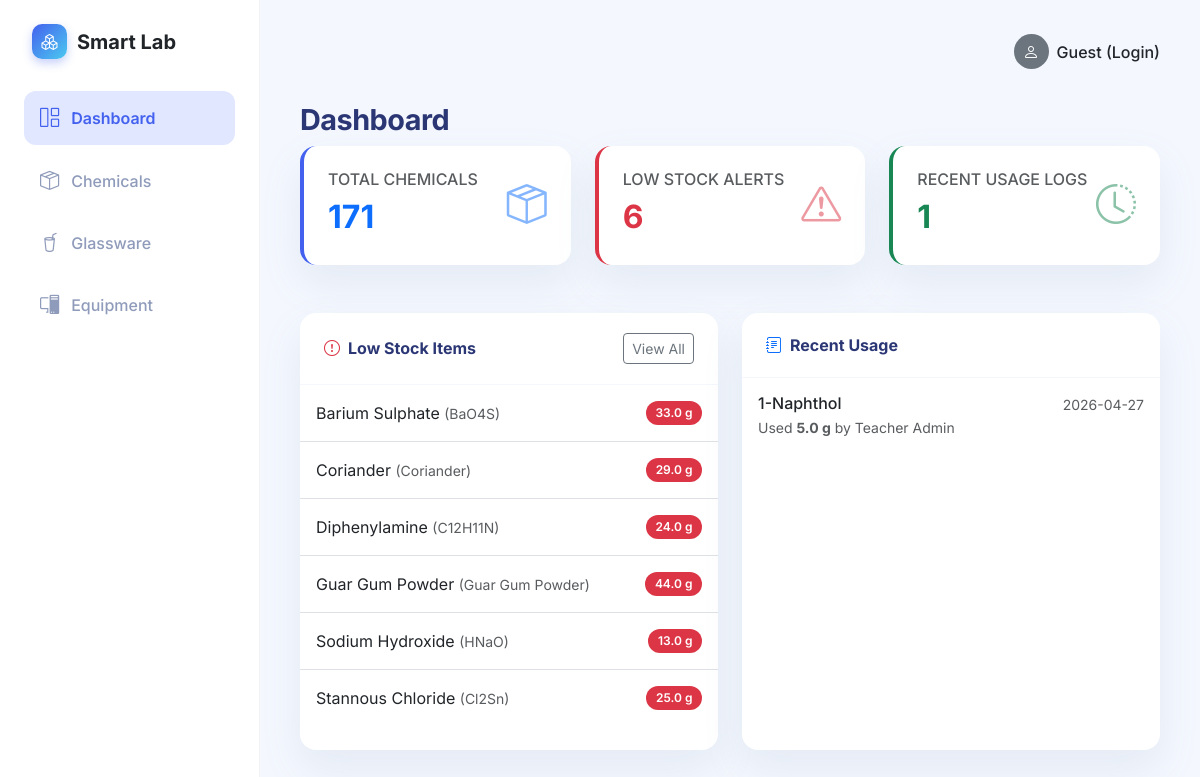
The page / on the database its author committed.
### app.py (models this page shows)
class Chemical(db.Model):
    id = db.Column(db.Integer, primary_key=True)
    name = db.Column(db.String(150), nullable=False)
    formula = db.Column(db.String(100), nullable=False)
    cas_number = db.Column(db.String(50), nullable=True)
    quantity = db.Column(db.Float, nullable=False, default=0.0)
    unit = db.Column(db.String(20), nullable=False)
    location = db.Column(db.String(100), nullable=False)
    expiry_date = db.Column(db.Date, nullable=True)
    hazard_category = db.Column(db.String(100), nullable=True)
    category = db.Column(db.String(50), default='Chemicals') # New: Chemicals, Reagents, Indicators, Miscellaneous
    logs = db.relationship('UsageLog', backref='chemical', lazy=True, cascade="all, delete-orphan")

class UsageLog(db.Model):
    id = db.Column(db.Integer, primary_key=True)
    chemical_id = db.Column(db.Integer, db.ForeignKey('chemical.id'), nullable=False)
    user_name = db.Column(db.String(100), nullable=False)
    quantity_used = db.Column(db.Float, nullable=False)
    purpose = db.Column(db.String(255), nullable=False)
    date = db.Column(db.DateTime, nullable=False, default=datetime.utcnow)

### app.py (the view)
@app.route('/')
def dashboard():
    total_chemicals = Chemical.query.count()
    low_stock_chemicals = Chemical.query.filter(Chemical.quantity < 50).all()
    recent_logs = UsageLog.query.order_by(UsageLog.date.desc()).limit(5).all()
    return render_template('dashboard.html',
                           total_chemicals=total_chemicals,
                           low_stock_chemicals=low_stock_chemicals,
                           recent_logs=recent_logs)

### templates/dashboard.html (shortened to what this page needs)
{% extends 'base.html' %}
{% block content %}
<h2 class="page-title">Dashboard</h2>
<div class="row mb-4">
    <div class="col-md-4">
        <div class="card stat-card p-4">
            <div class="d-flex justify-content-between align-items-center">
                <div>
                    <h6 class="text-muted text-uppercase mb-1">Total Chemicals</h6>
                    <div class="stat-value text-primary">{{ total_chemicals }}</div>
                </div>
                <div class="fs-1 text-primary opacity-50">
                    <i class="bi bi-box-seam"></i>
                </div>
            </div>
        </div>
    </div>
    <div class="col-md-4">
        <div class="card stat-card-danger p-4">
            <div class="d-flex justify-content-between align-items-center">
                <div>
                    <h6 class="text-muted text-uppercase mb-1">Low Stock Alerts</h6>
                    <div class="stat-value text-danger">{{ low_stock_chemicals|length }}</div>
                </div>
                <div class="fs-1 text-danger opacity-50">
                    <i class="bi bi-exclamation-triangle"></i>
                </div>
            </div>
        </div>
    </div>
    <div class="col-md-4">
        <div class="card p-4 border-start border-success border-4">
            <div class="d-flex justify-content-between align-items-center">
                <div>
                    <h6 class="text-muted text-uppercase mb-1">Recent Usage logs</h6>
                    <div class="stat-value text-success">{{ recent_logs|length }}</div>
                </div>
                <div class="fs-1 text-success opacity-50">
                    <i class="bi bi-clock-history"></i>
                </div>
            </div>
        </div>
    </div>
</div>
<div class="row">
    <div class="col-md-6 mb-4">
        <div class="card h-100">
            <div class="card-header d-flex justify-content-between align-items-center">
                <span><i class="bi bi-exclamation-circle text-danger me-2"></i>Low Stock Items</span>
                <a href="{{ url_for('chemicals') }}" class="btn btn-sm btn-outline-secondary">View All</a>
            </div>
            <div class="card-body p-0">
                {% if low_stock_chemicals %}
                <ul class="list-group list-group-flush">
                    {% for chem in low_stock_chemicals %}
                    <li class="list-group-item d-flex justify-content-between align-items-center p-3">
                        <div>
                            <fw-bold>{{ chem.name }}</fw-bold> <small class="text-muted">({{ chem.formula }})</small>
                        </div>
                        <span class="badge bg-danger rounded-pill">{{ chem.quantity }} {{ chem.unit }}</span>
                    </li>
                    {% endfor %}
                </ul>
                {% else %}
                <div class="p-4 text-center text-muted">
                    <i class="bi bi-check-circle fs-3 d-block mb-2 text-success"></i>
                    All chemicals are sufficiently stocked.
                </div>
                {% endif %}
            </div>
        </div>
    </div>
    <div class="col-md-6 mb-4">
        <div class="card h-100">
            <div class="card-header d-flex justify-content-between align-items-center">
                <span><i class="bi bi-journal-text text-primary me-2"></i>Recent Usage</span>
            </div>
            <div class="card-body p-0">
                {% if recent_logs %}
                <ul class="list-group list-group-flush">
                    {% for log in recent_logs %}
                    <li class="list-group-item p-3">
                        <div class="d-flex w-100 justify-content-between">
                            <h6 class="mb-1">{{ log.chemical.name }}</h6>
                            <small class="text-muted">{{ log.date.strftime('%Y-%m-%d') }}</small>
                        </div>
                        <p class="mb-1 text-muted small">
                            Used <strong>{{ log.quantity_used }} {{ log.chemical.unit }}</strong> by {{ log.user_name }}
                        </p>
                    </li>
                    {% endfor %}
                </ul>
                {% else %}
                <div class="p-4 text-center text-muted">
                    No recent usage logged.
                </div>
                {% endif %}
            </div>
        </div>
    </div>
</div>
{% endblock %}

### templates/base.html (shortened to what this page needs)
<!DOCTYPE html>
<html lang="en">
<head>
    <link href="https://cdn.jsdelivr.net/npm/bootstrap@5.3.0/dist/css/bootstrap.min.css" rel="stylesheet">
    <link rel="stylesheet" href="{{ url_for('static', filename='css/style.css') }}">
    <link rel="stylesheet" href="https://cdn.jsdelivr.net/npm/bootstrap-icons@1.10.5/font/bootstrap-icons.css">
</head>
<body>
<div class="app-container">
    <nav class="sidebar">
        <div class="sidebar-header">
            <a class="navbar-brand d-flex align-items-center morph-logo" href="{{ url_for('dashboard') }}">
                <div class="logo-icon me-2"><i class="bi bi-boxes text-white"></i></div>
                <div class="logo-text-container">
                    <span class="logo-text main-text fs-5 fw-bold text-dark">Smart Lab</span>
                </div>
            </a>
        </div>
        <ul class="nav flex-column sidebar-nav mt-3">
            <li class="nav-item">
                <a class="nav-link {% if request.endpoint == 'dashboard' %}active{% endif %}" href="{{ url_for('dashboard') }}">
                    <i class="bi bi-grid-1x2"></i> Dashboard
                </a>
            </li>
            <li class="nav-item">
                <a class="nav-link {% if request.endpoint == 'chemicals' or request.endpoint == 'add_chemical' or request.endpoint == 'chemical_detail' %}active{% endif %}" href="{{ url_for('chemicals') }}">
                    <i class="bi bi-box-seam"></i> Chemicals
                </a>
            </li>
            <li class="nav-item">
                <a class="nav-link {% if request.endpoint == 'glassware' %}active{% endif %}" href="{{ url_for('glassware') }}">
                    <i class="bi bi-cup-straw"></i> Glassware
                </a>
            </li>
            <li class="nav-item">
                <a class="nav-link {% if request.endpoint == 'equipment' %}active{% endif %}" href="{{ url_for('equipment') }}">
                    <i class="bi bi-pc-display"></i> Equipment
                </a>
            </li>
        </ul>
    </nav>
    <main class="main-content">
        <header class="top-header d-flex justify-content-between align-items-center mb-4">
            <div class="user-profile dropdown" style="cursor: pointer;">
                <div class="d-flex align-items-center" {% if current_user.is_authenticated %}data-bs-toggle="dropdown"{% else %}data-bs-toggle="modal" data-bs-target="#loginModal"{% endif %}>
                    {% if current_user.is_authenticated %}
                    <div class="avatar bg-success text-white rounded-circle d-flex align-items-center justify-content-center fw-bold me-2" style="width: 35px; height: 35px;">{{ current_user.username[0]|upper }}</div>
                    <span class="fw-medium text-dark dropdown-toggle">{{ current_user.username|capitalize }}</span>
                    {% else %}
                    <div class="avatar bg-secondary text-white rounded-circle d-flex align-items-center justify-content-center fw-bold me-2" style="width: 35px; height: 35px;"><i class="bi bi-person"></i></div>
                    <span class="fw-medium text-dark">Guest (Login)</span>
                    {% endif %}
                </div>
            </div>
        </header>
        <div class="content-wrapper">
            {% block content %}{% endblock %}
        </div>
    </main>
</div>
</body>
</html>

### static/css/style.css (style rules this page uses)
:root { --primary-blue: #4361ee; --primary-hover: #3a56d4; --secondary-color: #e0e7ff; --soft-bg: #f4f7fe; --card-bg: #ffffff; --text-main: #2b3674; --text-muted: #a3aed1; --sidebar-width: 260px; --card-shadow: 0px 18px 40px rgba(112, 144, 176, 0.12); --border-radius: 16px; }
body { background-color: var(--soft-bg); font-family: 'Inter', -apple-system, BlinkMacSystemFont, "Segoe UI", Roboto, "Helvetica Neue", Arial, sans-serif; color: var(--text-main); overflow-x: hidden; }
.app-container { display: flex; min-height: 100vh; }
.sidebar { width: var(--sidebar-width); background-color: var(--card-bg); border-right: 1px solid rgba(0,0,0,0.05); position: fixed; top: 0; left: 0; height: 100vh; z-index: 1000; padding: 1.5rem; transition: transform 0.3s ease; }
.sidebar-header { margin-bottom: 2rem; padding-left: 0.5rem; }
.logo-icon { background: linear-gradient(135deg, #4361ee, #4cc9f0); border-radius: 10px; width: 35px; height: 35px; display: flex; align-items: center; justify-content: center; box-shadow: 0 4px 10px rgba(67, 97, 238, 0.3); }
.morph-logo { text-decoration: none !important; }
.logo-text-container { position: relative; height: 28px; overflow: hidden; width: 140px; margin-left: 2px; }
.logo-text { display: block; height: 100%; line-height: 28px; transition: transform 0.4s cubic-bezier(0.175, 0.885, 0.32, 1.275); white-space: nowrap; }
.sidebar-nav .nav-link { color: #8f9bba; font-weight: 500; padding: 0.8rem 1rem; border-radius: 12px; margin-bottom: 0.5rem; display: flex; align-items: center; transition: all 0.2s ease; }
.sidebar-nav .nav-link i { margin-right: 12px; font-size: 1.2rem; }
.sidebar-nav .nav-link.active { color: var(--primary-blue); background-color: var(--secondary-color); font-weight: 600; }
.main-content { flex: 1; margin-left: var(--sidebar-width); padding: 1.5rem 2.5rem; display: flex; flex-direction: column; }
.top-header { padding: 10px 0; }
.card { border: none; border-radius: var(--border-radius); box-shadow: var(--card-shadow); background-color: var(--card-bg); margin-bottom: 1.5rem; }
.card-header { background-color: transparent; border-bottom: 1px solid #f4f7fe; font-weight: 700; color: var(--text-main); padding: 1.25rem 1.5rem; border-radius: var(--border-radius) var(--border-radius) 0 0 !important; }
.card-body { padding: 1.5rem; }
.badge { padding: 0.5em 0.8em; font-weight: 600; border-radius: 8px; }
.page-title { font-weight: 700; color: var(--text-main); font-size: 1.8rem; letter-spacing: -0.5px; }
* { transition: background-color 0.2s ease, border-color 0.2s ease; }
.main-content { animation: pageEntrance 0.6s cubic-bezier(0.23, 1, 0.32, 1); }
.sidebar-nav .nav-link { position: relative; z-index: 1; }
.sidebar-nav .nav-link::after { content: ''; position: absolute; top: 0; left: 0; height: 100%; width: 0; background: linear-gradient(90deg, rgba(67, 97, 238, 0.1) 0%, rgba(67, 97, 238, 0) 100%); border-radius: 12px; transition: width 0.4s cubic-bezier(0.23, 1, 0.32, 1); z-index: -1; }
.sidebar-nav .nav-link i { transition: transform 0.3s cubic-bezier(0.34, 1.56, 0.64, 1); }
.card { transition: transform 0.4s cubic-bezier(0.34, 1.56, 0.64, 1), box-shadow 0.4s ease !important; }
.btn { transition: all 0.3s cubic-bezier(0.23, 1, 0.32, 1) !important; }
.stat-card { overflow: hidden; }
.stat-card::before { content: ''; position: absolute; top: 0; left: 0; width: 100%; height: 100%; background: linear-gradient(45deg, transparent, rgba(255,255,255,0.4), transparent); transform: translateX(-100%); transition: transform 0.6s ease; }
.stat-card { border-left: 4px solid var(--primary-blue); position: relative; }
.stat-card-danger { border-left: 4px solid #dc3545; }
.stat-value { font-size: 2rem; font-weight: 700; color: var(--text-main); }
body::before { content: ''; position: fixed; top: 0; left: 0; width: 100%; height: 3px; background: linear-gradient(90deg, var(--primary-blue), #4cc9f0); z-index: 9999; animation: loadBar 0.8s ease-out forwards; transform-origin: left; }

### rows shown on the page
Chemical: name "Barium Sulphate", formula "BaO4S", quantity "33.0", unit "g"
Chemical: name "Coriander", formula "Coriander", quantity "29.0", unit "g"
Chemical: name "Diphenylamine", formula "C12H11N", quantity "24.0", unit "g"
Chemical: name "Guar Gum Powder", formula "Guar Gum Powder", quantity "44.0", unit "g"
Chemical: name "Sodium Hydroxide", formula "HNaO", quantity "13.0", unit "g"
Chemical: name "Stannous Chloride", formula "Cl2Sn", quantity "25.0", unit "g"
UsageLog: chemical.name "1-Naphthol", date "2026-04-27", quantity_used "5.0", chemical.unit "g", user_name "Teacher Admin"

### other values the page prints
{{ total_chemicals }} "171"
{{ low_stock_chemicals|length }} "6"
{{ recent_logs|length }} "1"
